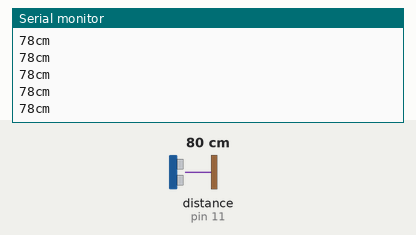
This sketch was run on a simulated Arduino Uno, built with avr-gcc and run on an emulated ATmega328P. Parts: the last lines printed to the serial monitor. Wiring (inferred from the names in the program): ultrasonic range finder: trigger pin 12; echo pin 11. The inputs (shaded band) are chosen by the test bench; at power-on: distance to the obstacle (sensor on pin 11) 80 cm. The echo pulse lasts 58.3 µs per cm.

Above: at 1.2 s.
1.3 s: distance to the obstacle (sensor on pin 11) set to 2 cm
At 1.9 s:
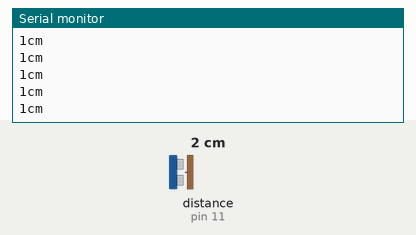
4.3 s: distance to the obstacle (sensor on pin 11) set to 4 cm
At 5.2 s:
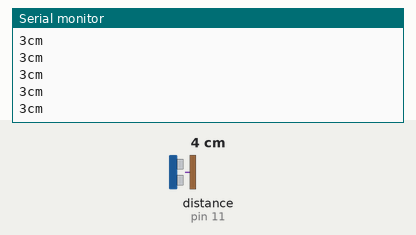
Timing chart, 0 to 7.3 s (numbered marks = the images above; inputs shaded):
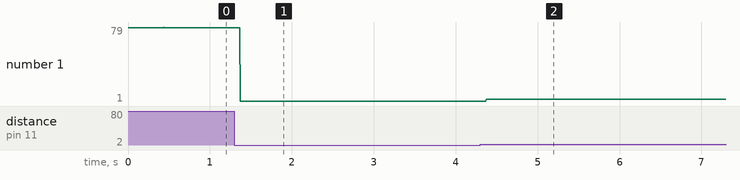

Measured:
- after the input at 1.3 s, the serial monitor: prints a new line after 0.07 s (image 1)
- after the input at 4.3 s, the serial monitor: prints a new line after 0.07 s (image 2)
- plotted number 1: 78 → 1 after the input at 1.3 s, 1 → 3 after the input at 4.3 s

The sketch:

sketch_sep27h___.ino
```cpp
#define TRIG 12
#define ECHO 11

long duration;
int distance;
void setup() {
  // put your setup code here, to run once:
  pinMode(TRIG, OUTPUT);
  pinMode(ECHO, INPUT);
  Serial.begin(9600);
}

void loop() {
  // put your main code here, to run repeatedly:
  digitalWrite(TRIG, LOW);
  delayMicroseconds(5);
  digitalWrite(TRIG, HIGH);
  delayMicroseconds(15);
  digitalWrite(TRIG,LOW);
  duration = pulseIn(ECHO,HIGH);
  distance = duration * 0.034/2;
  Serial.print(distance);
  Serial.println("cm");
}
```
